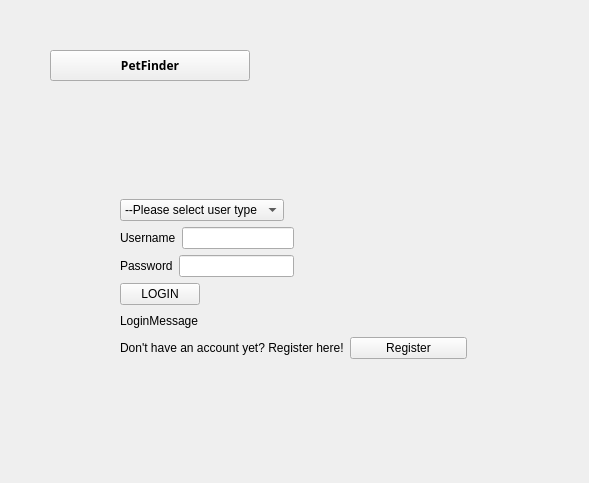
<?xml version="1.0" encoding="UTF-8"?>
<ui version="4.0">
 <class>logind</class>
 <widget class="QWidget" name="logind">
  <property name="geometry">
   <rect>
    <x>0</x>
    <y>0</y>
    <width>589</width>
    <height>483</height>
   </rect>
  </property>
  <property name="windowTitle">
   <string>Form</string>
  </property>
  <widget class="QToolButton" name="toolButton_home">
   <property name="geometry">
    <rect>
     <x>50</x>
     <y>50</y>
     <width>200</width>
     <height>31</height>
    </rect>
   </property>
   <property name="minimumSize">
    <size>
     <width>200</width>
     <height>0</height>
    </size>
   </property>
   <property name="maximumSize">
    <size>
     <width>200</width>
     <height>50</height>
    </size>
   </property>
   <property name="font">
    <font>
     <family>Adobe Gothic Std</family>
     <weight>75</weight>
     <bold>true</bold>
    </font>
   </property>
   <property name="text">
    <string>PetFinder</string>
   </property>
   <property name="icon">
    <iconset resource="../project/Resources.qrc">
     <normaloff>:/imgs/CommunityIcons_home.png</normaloff>:/imgs/CommunityIcons_home.png</iconset>
   </property>
   <property name="iconSize">
    <size>
     <width>50</width>
     <height>50</height>
    </size>
   </property>
   <property name="toolButtonStyle">
    <enum>Qt::ToolButtonTextBesideIcon</enum>
   </property>
  </widget>
  <widget class="QWidget" name="">
   <property name="geometry">
    <rect>
     <x>120</x>
     <y>140</y>
     <width>347</width>
     <height>277</height>
    </rect>
   </property>
   <layout class="QVBoxLayout" name="verticalLayout_2">
    <item>
     <spacer name="verticalSpacer_2">
      <property name="orientation">
       <enum>Qt::Vertical</enum>
      </property>
      <property name="sizeHint" stdset="0">
       <size>
        <width>20</width>
        <height>40</height>
       </size>
      </property>
     </spacer>
    </item>
    <item>
     <layout class="QVBoxLayout" name="verticalLayout">
      <item>
       <layout class="QHBoxLayout" name="horizontalLayout">
        <item>
         <widget class="QComboBox" name="comboBoxUserType">
          <item>
           <property name="text">
            <string>--Please select user type</string>
           </property>
          </item>
          <item>
           <property name="text">
            <string>Adopter</string>
           </property>
          </item>
          <item>
           <property name="text">
            <string>Employee</string>
           </property>
          </item>
         </widget>
        </item>
        <item>
         <spacer name="horizontalSpacer">
          <property name="orientation">
           <enum>Qt::Horizontal</enum>
          </property>
          <property name="sizeHint" stdset="0">
           <size>
            <width>40</width>
            <height>20</height>
           </size>
          </property>
         </spacer>
        </item>
       </layout>
      </item>
      <item>
       <layout class="QHBoxLayout" name="horizontalLayout_2">
        <item>
         <layout class="QHBoxLayout" name="horizontalLayout_4">
          <item>
           <widget class="QLabel" name="label_Username_2">
            <property name="text">
             <string>Username</string>
            </property>
           </widget>
          </item>
          <item>
           <widget class="QLineEdit" name="inPutName"/>
          </item>
         </layout>
        </item>
        <item>
         <spacer name="horizontalSpacer_2">
          <property name="orientation">
           <enum>Qt::Horizontal</enum>
          </property>
          <property name="sizeHint" stdset="0">
           <size>
            <width>40</width>
            <height>20</height>
           </size>
          </property>
         </spacer>
        </item>
       </layout>
      </item>
      <item>
       <layout class="QHBoxLayout" name="horizontalLayout_3">
        <item>
         <layout class="QHBoxLayout" name="horizontalLayout_6">
          <item>
           <widget class="QLabel" name="label_Password_2">
            <property name="text">
             <string>Password</string>
            </property>
           </widget>
          </item>
          <item>
           <widget class="QLineEdit" name="inPutPw"/>
          </item>
         </layout>
        </item>
        <item>
         <spacer name="horizontalSpacer_3">
          <property name="orientation">
           <enum>Qt::Horizontal</enum>
          </property>
          <property name="sizeHint" stdset="0">
           <size>
            <width>40</width>
            <height>20</height>
           </size>
          </property>
         </spacer>
        </item>
       </layout>
      </item>
      <item>
       <layout class="QHBoxLayout" name="horizontalLayout_7">
        <item>
         <widget class="QPushButton" name="pushButton_LOGIN">
          <property name="text">
           <string>LOGIN</string>
          </property>
         </widget>
        </item>
        <item>
         <spacer name="horizontalSpacer_5">
          <property name="orientation">
           <enum>Qt::Horizontal</enum>
          </property>
          <property name="sizeHint" stdset="0">
           <size>
            <width>40</width>
            <height>20</height>
           </size>
          </property>
         </spacer>
        </item>
       </layout>
      </item>
      <item>
       <layout class="QHBoxLayout" name="horizontalLayout_8">
        <item>
         <widget class="QLabel" name="label_message">
          <property name="text">
           <string>LoginMessage</string>
          </property>
         </widget>
        </item>
        <item>
         <spacer name="horizontalSpacer_6">
          <property name="orientation">
           <enum>Qt::Horizontal</enum>
          </property>
          <property name="sizeHint" stdset="0">
           <size>
            <width>40</width>
            <height>20</height>
           </size>
          </property>
         </spacer>
        </item>
       </layout>
      </item>
      <item>
       <layout class="QHBoxLayout" name="horizontalLayout_5">
        <item>
         <widget class="QLabel" name="label_1">
          <property name="text">
           <string>Don't have an account yet? Register here!</string>
          </property>
         </widget>
        </item>
        <item>
         <widget class="QPushButton" name="pushButton_Register_2">
          <property name="text">
           <string>Register</string>
          </property>
         </widget>
        </item>
       </layout>
      </item>
     </layout>
    </item>
    <item>
     <spacer name="verticalSpacer">
      <property name="orientation">
       <enum>Qt::Vertical</enum>
      </property>
      <property name="sizeHint" stdset="0">
       <size>
        <width>20</width>
        <height>40</height>
       </size>
      </property>
     </spacer>
    </item>
   </layout>
  </widget>
 </widget>
 <resources>
  <include location="../project/Resources.qrc"/>
 </resources>
 <connections/>
</ui>
